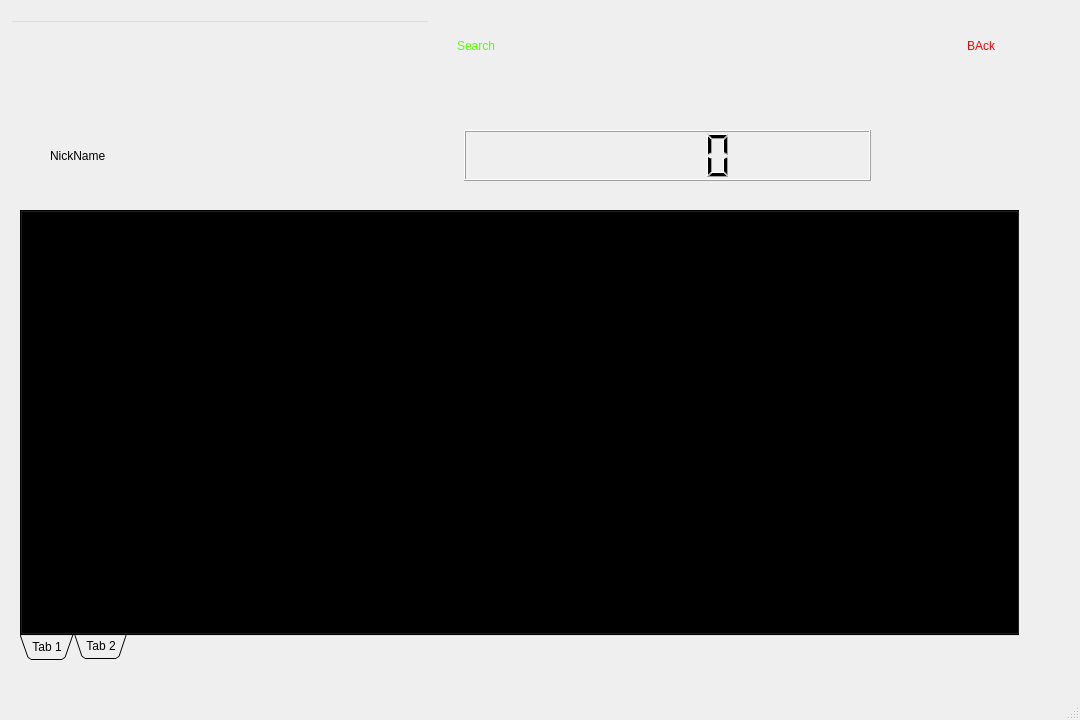
<?xml version="1.0" encoding="UTF-8"?>
<ui version="4.0">
 <class>BlitzMW</class>
 <widget class="QMainWindow" name="BlitzMW">
  <property name="geometry">
   <rect>
    <x>0</x>
    <y>0</y>
    <width>1080</width>
    <height>720</height>
   </rect>
  </property>
  <property name="minimumSize">
   <size>
    <width>1080</width>
    <height>720</height>
   </size>
  </property>
  <property name="maximumSize">
   <size>
    <width>1080</width>
    <height>720</height>
   </size>
  </property>
  <property name="windowTitle">
   <string>MainWindow</string>
  </property>
  <widget class="QWidget" name="centralwidget">
   <widget class="QStackedWidget" name="stackedWidget">
    <property name="geometry">
     <rect>
      <x>0</x>
      <y>0</y>
      <width>1080</width>
      <height>720</height>
     </rect>
    </property>
    <property name="currentIndex">
     <number>0</number>
    </property>
    <widget class="QWidget" name="page">
     <widget class="QWidget" name="gridLayoutWidget">
      <property name="geometry">
       <rect>
        <x>10</x>
        <y>0</y>
        <width>1011</width>
        <height>93</height>
       </rect>
      </property>
      <layout class="QGridLayout" name="gridLayout_2" rowstretch="0">
       <property name="sizeConstraint">
        <enum>QLayout::SetDefaultConstraint</enum>
       </property>
       <item row="0" column="0">
        <widget class="QLineEdit" name="InputNick">
         <property name="enabled">
          <bool>true</bool>
         </property>
         <property name="font">
          <font>
           <family>Pure evil 2</family>
           <pointsize>24</pointsize>
           <italic>false</italic>
           <bold>false</bold>
          </font>
         </property>
         <property name="tabletTracking">
          <bool>false</bool>
         </property>
         <property name="contextMenuPolicy">
          <enum>Qt::DefaultContextMenu</enum>
         </property>
         <property name="styleSheet">
          <string notr="true">font: 24pt &quot;Pure evil 2&quot;; color: rgb(85, 255, 0); background: transparent;</string>
         </property>
         <property name="clearButtonEnabled">
          <bool>true</bool>
         </property>
        </widget>
       </item>
       <item row="0" column="1">
        <widget class="QPushButton" name="SearchButton">
         <property name="styleSheet">
          <string notr="true">font: 18pt &quot;Cyberpunk(RUS BY LYAJKA)&quot;; color: rgb(85, 255, 0); background: transparent;</string>
         </property>
         <property name="text">
          <string>Search</string>
         </property>
         <property name="flat">
          <bool>true</bool>
         </property>
        </widget>
       </item>
       <item row="0" column="4">
        <widget class="QPushButton" name="goBackButton">
         <property name="styleSheet">
          <string notr="true">font: 20pt &quot;Cyberpunk(RUS BY LYAJKA)&quot;; color: rgb(255, 0, 0); background: transparent;</string>
         </property>
         <property name="text">
          <string>BAck</string>
         </property>
         <property name="flat">
          <bool>true</bool>
         </property>
        </widget>
       </item>
       <item row="0" column="3">
        <spacer name="horizontalSpacer_2">
         <property name="orientation">
          <enum>Qt::Horizontal</enum>
         </property>
         <property name="sizeHint" stdset="0">
          <size>
           <width>300</width>
           <height>20</height>
          </size>
         </property>
        </spacer>
       </item>
      </layout>
     </widget>
     <widget class="QTabWidget" name="tabWidget">
      <property name="enabled">
       <bool>true</bool>
      </property>
      <property name="geometry">
       <rect>
        <x>20</x>
        <y>210</y>
        <width>1000</width>
        <height>450</height>
       </rect>
      </property>
      <property name="sizeIncrement">
       <size>
        <width>1000</width>
        <height>450</height>
       </size>
      </property>
      <property name="layoutDirection">
       <enum>Qt::LeftToRight</enum>
      </property>
      <property name="styleSheet">
       <string notr="true">background: transparent;</string>
      </property>
      <property name="tabPosition">
       <enum>QTabWidget::South</enum>
      </property>
      <property name="tabShape">
       <enum>QTabWidget::Triangular</enum>
      </property>
      <property name="currentIndex">
       <number>0</number>
      </property>
      <property name="elideMode">
       <enum>Qt::ElideMiddle</enum>
      </property>
      <property name="usesScrollButtons">
       <bool>true</bool>
      </property>
      <property name="documentMode">
       <bool>false</bool>
      </property>
      <property name="tabsClosable">
       <bool>false</bool>
      </property>
      <property name="movable">
       <bool>true</bool>
      </property>
      <property name="tabBarAutoHide">
       <bool>true</bool>
      </property>
      <widget class="QWidget" name="tab">
       <attribute name="title">
        <string>Tab 1</string>
       </attribute>
       <widget class="QScrollArea" name="scrollArea">
        <property name="geometry">
         <rect>
          <x>20</x>
          <y>70</y>
          <width>931</width>
          <height>351</height>
         </rect>
        </property>
        <property name="widgetResizable">
         <bool>true</bool>
        </property>
        <widget class="QWidget" name="scrollAreaWidgetContents">
         <property name="geometry">
          <rect>
           <x>0</x>
           <y>0</y>
           <width>929</width>
           <height>349</height>
          </rect>
         </property>
         <widget class="QTextBrowser" name="textBrowser">
          <property name="geometry">
           <rect>
            <x>20</x>
            <y>20</y>
            <width>201</width>
            <height>61</height>
           </rect>
          </property>
         </widget>
        </widget>
       </widget>
      </widget>
      <widget class="QWidget" name="tab_2">
       <attribute name="title">
        <string>Tab 2</string>
       </attribute>
      </widget>
     </widget>
     <widget class="QWidget" name="gridLayoutWidget_2">
      <property name="geometry">
       <rect>
        <x>50</x>
        <y>130</y>
        <width>821</width>
        <height>51</height>
       </rect>
      </property>
      <layout class="QGridLayout" name="battles_and_nick_main">
       <item row="0" column="1" rowspan="2">
        <widget class="QLCDNumber" name="lcd_all_battles">
         <property name="font">
          <font>
           <family>Cyberpunk(RUS BY LYAJKA)</family>
           <pointsize>9</pointsize>
          </font>
         </property>
        </widget>
       </item>
       <item row="0" column="0" rowspan="2">
        <widget class="QLabel" name="nick_label">
         <property name="text">
          <string>NickName</string>
         </property>
        </widget>
       </item>
      </layout>
     </widget>
    </widget>
    <widget class="QWidget" name="page_2"/>
   </widget>
  </widget>
  <widget class="QMenuBar" name="menubar">
   <property name="geometry">
    <rect>
     <x>0</x>
     <y>0</y>
     <width>1080</width>
     <height>22</height>
    </rect>
   </property>
  </widget>
  <widget class="QStatusBar" name="statusbar"/>
 </widget>
 <resources/>
 <connections/>
</ui>
